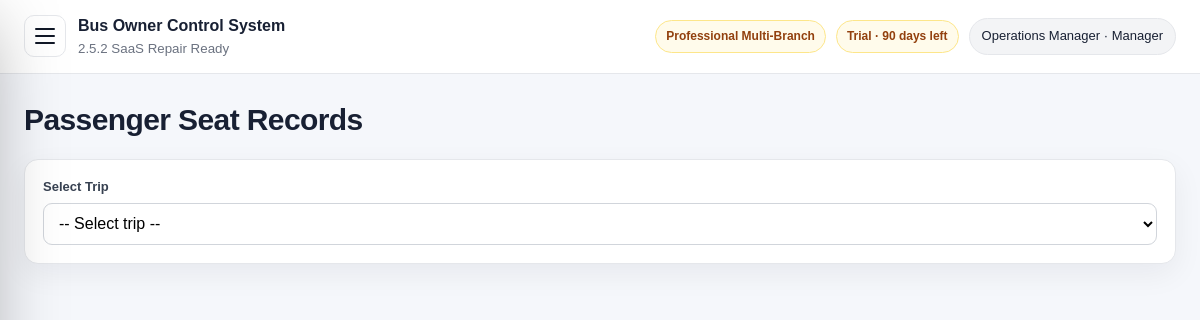
The app's page /bookings.php (signed in) with its own data.
### tables this page shows
CREATE TABLE package_tiers (
  id INT AUTO_INCREMENT PRIMARY KEY,
  code VARCHAR(40) NOT NULL UNIQUE,
  name VARCHAR(120) NOT NULL,
  description TEXT NULL,
  setup_fee DECIMAL(14,2) NOT NULL DEFAULT 0,
  optional_monthly_fee DECIMAL(14,2) NOT NULL DEFAULT 0,
  max_users INT NOT NULL DEFAULT 0,
  max_branches INT NOT NULL DEFAULT 0,
  max_buses INT NOT NULL DEFAULT 0,
  max_routes INT NOT NULL DEFAULT 0,
  max_monthly_trips INT NOT NULL DEFAULT 0,
  features_json LONGTEXT NOT NULL,
  status ENUM('active','inactive') NOT NULL DEFAULT 'active',
  display_order INT NOT NULL DEFAULT 0,
  created_at TIMESTAMP DEFAULT CURRENT_TIMESTAMP,
  updated_at TIMESTAMP NULL DEFAULT NULL ON UPDATE CURRENT_TIMESTAMP
);

CREATE TABLE subscription_license (
  id INT AUTO_INCREMENT PRIMARY KEY,
  company_name VARCHAR(180) NOT NULL DEFAULT 'Bus Company',
  license_key VARCHAR(120) NOT NULL DEFAULT 'DEMO-LICENSE',
  plan VARCHAR(80) NOT NULL DEFAULT 'Professional Multi-Branch',
  package_code VARCHAR(40) NOT NULL DEFAULT 'professional',
  billing_model ENUM('one_time_setup','one_time_plus_optional_support','recurring_subscription') NOT NULL DEFAULT 'one_time_plus_optional_support',
  status ENUM('trial','active','expired','suspended') NOT NULL DEFAULT 'trial',
  start_date DATE NULL,
  expiry_date DATE NULL,
  setup_fee_amount DECIMAL(14,2) NOT NULL DEFAULT 0,
  setup_fee_paid ENUM('no','partial','yes') NOT NULL DEFAULT 'no',
  optional_monthly_fee DECIMAL(14,2) NOT NULL DEFAULT 0,
  optional_monthly_enabled TINYINT(1) NOT NULL DEFAULT 0,
  support_status ENUM('off','active','paused','expired') NOT NULL DEFAULT 'off',
  support_start_date DATE NULL,
  support_expiry_date DATE NULL,
  max_users INT NOT NULL DEFAULT 40,
  max_branches INT NOT NULL DEFAULT 20,
  max_buses INT NOT NULL DEFAULT 50,
  max_routes INT NOT NULL DEFAULT 80,
  max_monthly_trips INT NOT NULL DEFAULT 2000,
  notes TEXT NULL,
  updated_at TIMESTAMP NULL DEFAULT NULL ON UPDATE CURRENT_TIMESTAMP,
  created_at TIMESTAMP DEFAULT CURRENT_TIMESTAMP,
  INDEX idx_subscription_package (package_code),
  INDEX idx_subscription_status (status)
);

CREATE TABLE users (
  id INT AUTO_INCREMENT PRIMARY KEY,
  name VARCHAR(120) NOT NULL,
  email VARCHAR(160) NOT NULL UNIQUE,
  password_hash VARCHAR(255) NOT NULL,
  role ENUM('owner','admin','manager','accountant','agent','parcel_officer') NOT NULL DEFAULT 'manager',
  agent_id INT NULL,
  status ENUM('active','inactive') NOT NULL DEFAULT 'active',
  last_login_at DATETIME NULL,
  created_at TIMESTAMP DEFAULT CURRENT_TIMESTAMP,
  updated_at TIMESTAMP NULL DEFAULT NULL ON UPDATE CURRENT_TIMESTAMP,
  CONSTRAINT fk_users_agent FOREIGN KEY (agent_id) REFERENCES agents(id),
  INDEX idx_users_role_status (role, status),
  INDEX idx_users_agent (agent_id)
);

### app/core/helpers.php (called while the page is built, shortened)
<?php
function e(?string $value): string
{
    return htmlspecialchars((string)$value, ENT_QUOTES, 'UTF-8');
}
function url(string $path = ''): string
{
    $base = rtrim(dirname($_SERVER['SCRIPT_NAME']), '/\\');
    return $base . '/' . ltrim($path, '/');
}

### app/core/db.php (called while the page is built, shortened)
<?php
function db(): PDO
{
    static $pdo = null;
    if ($pdo instanceof PDO) {
        return $pdo;
    }
    $dsn = 'mysql:host=' . DB_HOST . ';dbname=' . DB_NAME . ';charset=' . DB_CHARSET;
    $options = [
        PDO::ATTR_ERRMODE => PDO::ERRMODE_EXCEPTION,
        PDO::ATTR_DEFAULT_FETCH_MODE => PDO::FETCH_ASSOC,
        PDO::ATTR_EMULATE_PREPARES => false,
    ];
    try {
        $pdo = new PDO($dsn, DB_USER, DB_PASS, $options);
        return $pdo;
    } catch (PDOException $e) {
        http_response_code(500);
        exit('Database connection failed. Check app/config.php and make sure database/schema.sql was imported.');
    }
}

### app/core/auth.php (called while the page is built, shortened)
<?php
require_once __DIR__ . '/db.php';
require_once __DIR__ . '/helpers.php';
require_once __DIR__ . '/saas.php';
function current_user(): ?array
{
    static $user = null;
    if ($user !== null) {
        return $user;
    }
    $stmt = db()->prepare('SELECT id, name, email, role, status, agent_id FROM users WHERE id = ? LIMIT 1');
    $stmt->execute([$_SESSION['user_id']]);
    $user = $stmt->fetch() ?: null;
    return $user;
}
function require_login(): void
{
    if (!current_user()) {
        logout_user();
        redirect('login.php');
    }
}
function role_label(?string $role): string
{
    $labels = [
        'owner' => 'Owner',
        'admin' => 'Admin',
        'manager' => 'Manager',
        'accountant' => 'Accountant',
        'agent' => 'Ticket Agent',
        'parcel_officer' => 'Parcel Officer',
    ];
    return $labels[$role ?? ''] ?? 'Unknown';
}
function has_role(array $roles): bool
{
    $user = current_user();
    return $user && in_array($user['role'], $roles, true);
}
function require_roles(array $roles): void
{
    require_login();
}

### app/core/saas.php (called while the page is built, shortened)
<?php
require_once __DIR__ . '/db.php';
require_once __DIR__ . '/helpers.php';
function saas_safe_identifier(string $name): string
{
    return preg_replace('/[^a-zA-Z0-9_]/', '', $name);
}
function saas_table_exists(string $table): bool
{
    $table = saas_safe_identifier($table);
    try {
        $stmt = db()->prepare('SELECT COUNT(*) FROM information_schema.TABLES WHERE TABLE_SCHEMA = DATABASE() AND TABLE_NAME = ?');
        $stmt->execute([$table]);
        return (int)$stmt->fetchColumn() > 0;
    } catch (Throwable $e) {
        try {
            $stmt = db()->prepare('SHOW TABLES LIKE ?');
            $stmt->execute([$table]);
            return (bool)$stmt->fetchColumn();
        } catch (Throwable $inner) {
            return false;
        }
    }
}
function package_tiers(): array
{
    $defaults = saas_default_packages();
    if (!saas_table_exists('package_tiers')) {
        return $defaults;
    }
    try {
        $rows = db()->query('SELECT * FROM package_tiers WHERE status="active" ORDER BY display_order, id')->fetchAll();
        $tiers = [];
        foreach ($rows as $row) {
            $features = json_decode((string)($row['features_json'] ?? '[]'), true);
            $tiers[$row['code']] = [
                'name' => $row['name'],
                'description' => $row['description'] ?? '',
                'setup_fee' => (float)$row['setup_fee'],
                'optional_monthly_fee' => (float)$row['optional_monthly_fee'],
                'max_users' => (int)$row['max_users'],
                'max_branches' => (int)$row['max_branches'],
                'max_buses' => (int)$row['max_buses'],
                'max_routes' => (int)$row['max_routes'],
                'max_monthly_trips' => (int)$row['max_monthly_trips'],
                'features' => $features,
            ];
        }
        return $tiers ?: $defaults;
    } catch (Throwable $e) {
        return $defaults;
    }
}
function package_tier(?string $code = null): array
{
    $tiers = package_tiers();
    $code = $code ?: current_package_code();
    return $tiers[$code] ?? reset($tiers);
}
function current_package_code(): string
{
    $license = saas_current_license();
    if ($license && !empty($license['package_code'])) {
        return (string)$license['package_code'];
    }
    return 'professional';
}
function saas_current_license(): ?array
{
    try {
        if (!saas_table_exists('subscription_license')) return null;
        return db()->query('SELECT * FROM subscription_license ORDER BY id DESC LIMIT 1')->fetch() ?: null;
    } catch (Throwable $e) {
        return null;
    }
}
function saas_license_status(?array $license = null): array
{
    $license = $license ?: saas_current_license();
    $status = $license['status'] ?? 'trial';
    $daysLeft = null;
    if (!empty($license['expiry_date'])) {
        $today = new DateTimeImmutable(date('Y-m-d'));
        $expiry = new DateTimeImmutable($license['expiry_date']);
        $daysLeft = (int)$today->diff($expiry)->format('%r%a');
    }
    $valid = in_array($status, ['trial', 'active'], true);
    $classes = ['trial' => 'warning', 'active' => 'success', 'expired' => 'danger', 'suspended' => 'danger', 'missing' => 'danger'];
    $label = ucfirst($status);
    if ($daysLeft !== null) {
        $label .= $daysLeft >= 0 ? ' · ' . $daysLeft . ' days left' : ' · expired ' . abs($daysLeft) . ' days ago';
    }
    return ['status' => $status, 'is_valid' => $valid, 'label' => $label, 'class' => $classes[$status] ?? 'warning', 'days_left' => $daysLeft];
}
function feature_enabled(string $feature): bool
{
    $tier = package_tier();
    return in_array($feature, $tier['features'] ?? [], true);
}
function require_feature(string $feature): void
{
    if (feature_enabled($feature)) return;
    $labels = saas_feature_labels();
    exit('This feature is not available in the current package: ' . ($labels[$feature] ?? $feature) . '. Upgrade the package to unlock it.');
}
function package_badge(): array
{
    $tier = package_tier();
    $license = saas_current_license();
    $state = saas_license_status($license);
    return [
        'package' => $tier['name'] ?? current_package_code(),
        'status' => $state['label'],
        'class' => $state['class'],
    ];
}

### app/core/settings.php (called while the page is built, shortened)
<?php
require_once __DIR__ . '/db.php';
require_once __DIR__ . '/helpers.php';
function latest_license(): ?array
{
    try {
        $row = db()->query('SELECT * FROM subscription_license ORDER BY id DESC LIMIT 1')->fetch();
        return $row ?: null;
    } catch (Throwable $e) {
        return null;
    }
}
function license_state_label(?array $license = null): array
{
    $license = $license ?: latest_license();
    $status = $license['status'] ?? 'trial';
    $daysLeft = null;
    if (!empty($license['expiry_date'])) {
        $today = new DateTimeImmutable(date('Y-m-d'));
        $expiry = new DateTimeImmutable($license['expiry_date']);
        $daysLeft = (int)$today->diff($expiry)->format('%r%a');
    }
    $classes = ['trial' => 'warning', 'active' => 'success', 'expired' => 'danger', 'suspended' => 'danger', 'missing' => 'danger'];
    $label = ucfirst($status);
    if ($daysLeft !== null) {
        $label .= $daysLeft >= 0 ? ' · ' . $daysLeft . ' days left' : ' · expired ' . abs($daysLeft) . ' days ago';
    }
    return ['status' => $status, 'label' => $label, 'class' => $classes[$status] ?? 'warning', 'days_left' => $daysLeft];
}

### public/bookings.php (the view, shortened to what this page needs)
<?php
require_once __DIR__ . '/../app/core/auth.php';
require_once __DIR__ . '/../app/core/saas.php';
require_roles(['owner','admin','manager','agent','accountant']);
require_feature('bookings');
require_once __DIR__ . '/../app/core/settings.php';
?>
<?php include __DIR__ . '/../app/views/header.php'; ?>
<div class="page-title"><h1>Passenger Seat Records</h1></div>
<div class="card"><form method="get"><label>Select Trip</label><select name="trip_id" onchange="this.form.submit()"><option value="0">-- Select trip --</option></select></form></div>
<?php include __DIR__ . '/../app/views/footer.php'; ?>

### app/views/header.php (shortened to what this page needs)
<?php require_once __DIR__ . '/../core/auth.php'; require_once __DIR__ . '/../core/settings.php'; require_once __DIR__ . '/../core/saas.php'; ?>
<!doctype html>
<html lang="en">
<head>
    <?php $cssVersion = @filemtime(__DIR__ . '/../../public/assets/css/style.css') ?: time(); ?>
    <link rel="stylesheet" href="<?= e(url('assets/css/style.css') . '?v=' . $cssVersion) ?>">
</head>
<body>
<div class="app-shell">
    <main class="main">
        <header class="topbar">
            <div class="topbar-left">
                <button class="sidebar-toggle no-print" type="button" aria-label="Open navigation" aria-expanded="false" aria-controls="sidebar">
                    <span></span><span></span><span></span>
                </button>
                <div>
                    <strong><?= e(APP_NAME) ?></strong>
                    <small><?= e(APP_VERSION) ?></small>
                </div>
            </div>
            <?php $user = current_user(); if ($user): $lic = license_state_label(); $pkg = package_badge(); ?>
                <div class="topbar-right">
                    <span class="license-chip <?= e($pkg['class']) ?>"><?= e($pkg['package']) ?></span>
                    <span class="license-chip <?= e($lic['class']) ?>"><?= e($lic['label']) ?></span>
                    <div class="user-chip"><?= e($user['name']) ?> · <?= e(role_label($user['role'])) ?></div>
                </div>
            <?php endif; ?>
        </header>
        <section class="content">

### public/assets/css/style.css (style rules this page uses)
:root { --bg: #f5f7fb; --card: #ffffff; --text: #182033; --muted: #6b7280; --border: #e5e7eb; --border-strong: #cbd5e1; --primary: #182033; --primary-soft: #eef2ff; --accent: #f59e0b; --danger: #b91c1c; --success: #047857; --warning: #b45309; --shadow: 0 10px 30px rgba(15,23,42,.06); }
* { box-sizing: border-box; }
html { -webkit-text-size-adjust: 100%; }
body { margin: 0; font-family: Arial, Helvetica, sans-serif; background: var(--bg); color: var(--text); line-height: 1.45; }
button, input, select, textarea { font: inherit; }
.app-shell { display: flex; min-height: 100vh; }
.main { flex: 1; min-width: 0; }
.topbar { min-height: 64px; background: white; border-bottom: 1px solid var(--border); display:flex; align-items:center; justify-content:space-between; gap:16px; padding: 14px 24px; }
.topbar small { display:block; color: var(--muted); margin-top: 2px; }
.user-chip { background: #f3f4f6; border: 1px solid var(--border); padding: 8px 12px; border-radius: 999px; font-size: 13px; white-space: nowrap; }
.content { padding: 24px; max-width: 1480px; margin: 0 auto; width: 100%; }
.page-title { display:flex; align-items:center; justify-content:space-between; gap: 12px; margin-bottom: 18px; flex-wrap: wrap; }
.page-title h1 { margin: 0; font-size: clamp(22px, 3vw, 30px); letter-spacing: -.02em; }
.card { background: var(--card); border: 1px solid var(--border); border-radius: 14px; padding: 18px; margin-bottom: 18px; box-shadow: var(--shadow); }
label { display:block; font-size: 13px; color: #374151; margin-bottom: 6px; font-weight: 600; }
input, select, textarea { width: 100%; padding: 10px 11px; border: 1px solid #d1d5db; border-radius: 9px; background: white; min-height: 42px; }
.topbar-left { display:flex; align-items:center; gap:12px; min-width:0; }
.sidebar-toggle { display:none; width:42px; height:42px; border:1px solid var(--border); background:#fff; border-radius:10px; padding:9px; cursor:pointer; align-items:center; justify-content:center; flex-direction:column; gap:5px; flex:0 0 42px; }
.sidebar-toggle span { display:block; width:20px; height:2px; background:#111827; border-radius:999px; }
body.nav-compact .app-shell { display:flex; min-height:100vh; }
body.nav-compact .sidebar-toggle { display:inline-flex !important; }
body.nav-compact .main { width:100%; flex:1; }
body.nav-compact .topbar { position:sticky; top:0; z-index:900; }
body.nav-compact .app-shell { display: flex !important; min-height: 100vh !important; }
body.nav-compact .sidebar-toggle { display: inline-flex !important; }
body.nav-compact .main { width: 100% !important; flex: 1 1 auto !important; }
body.nav-compact .topbar { position: sticky !important; top: 0 !important; z-index: 900 !important; }
body.nav-compact .content { max-width: none !important; }
.topbar-right { display:flex; align-items:center; gap:10px; flex-wrap:wrap; justify-content:flex-end; }
.license-chip { display:inline-flex; align-items:center; gap:6px; border-radius:999px; padding:7px 10px; font-size:12px; font-weight:800; border:1px solid var(--border); white-space:nowrap; }
.license-chip.warning { background:#fffbeb; color:#92400e; border-color:#fde68a; }

### records on screen
package_tiers: name "Professional Multi-Branch"
subscription_license: status+expiry_date "Trial · 90 days left"
users: name "Operations Manager", role "Manager"

### other values on screen
APP_NAME "Bus Owner Control System"
APP_VERSION "2.5.2 SaaS Repair Ready"
